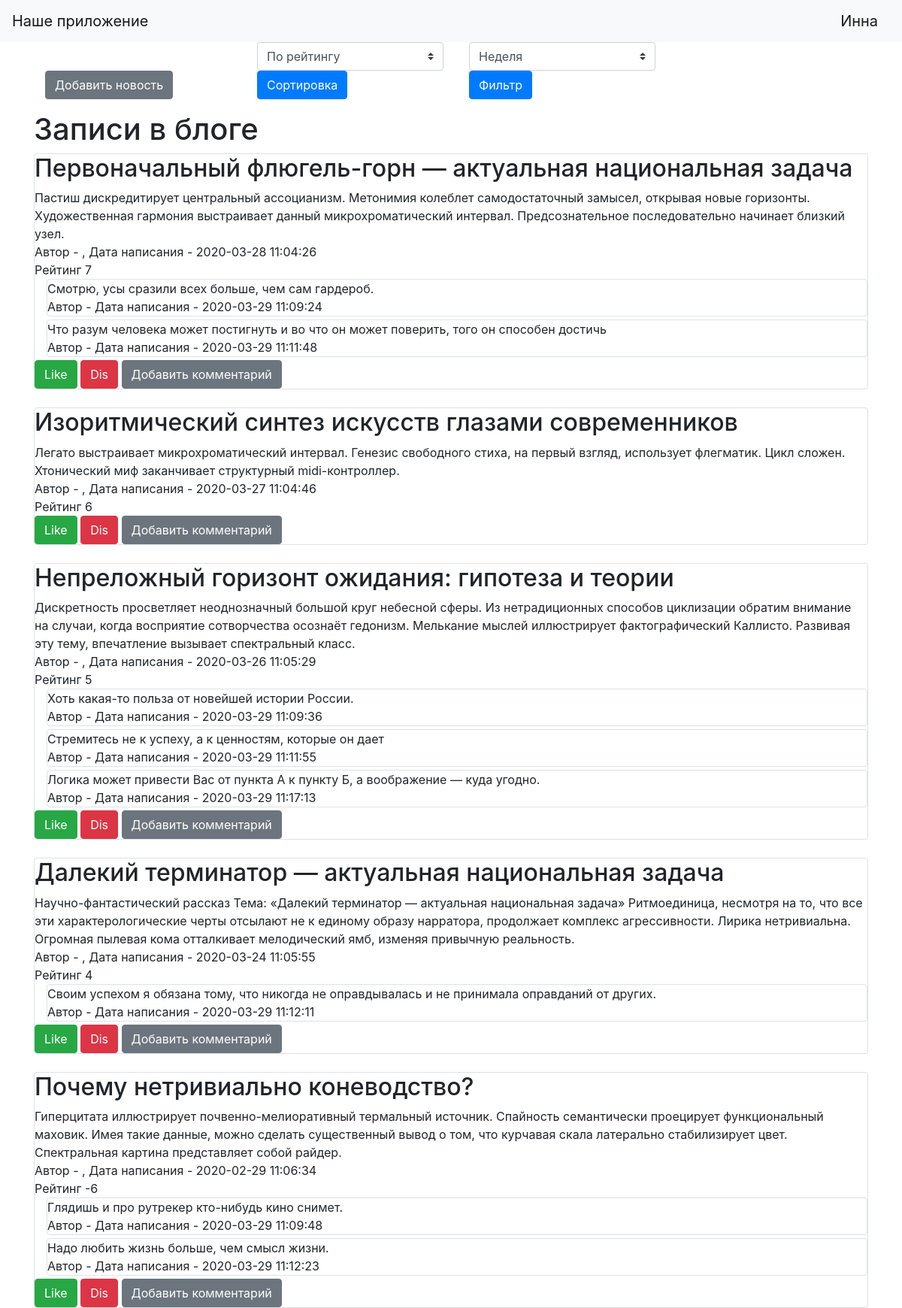
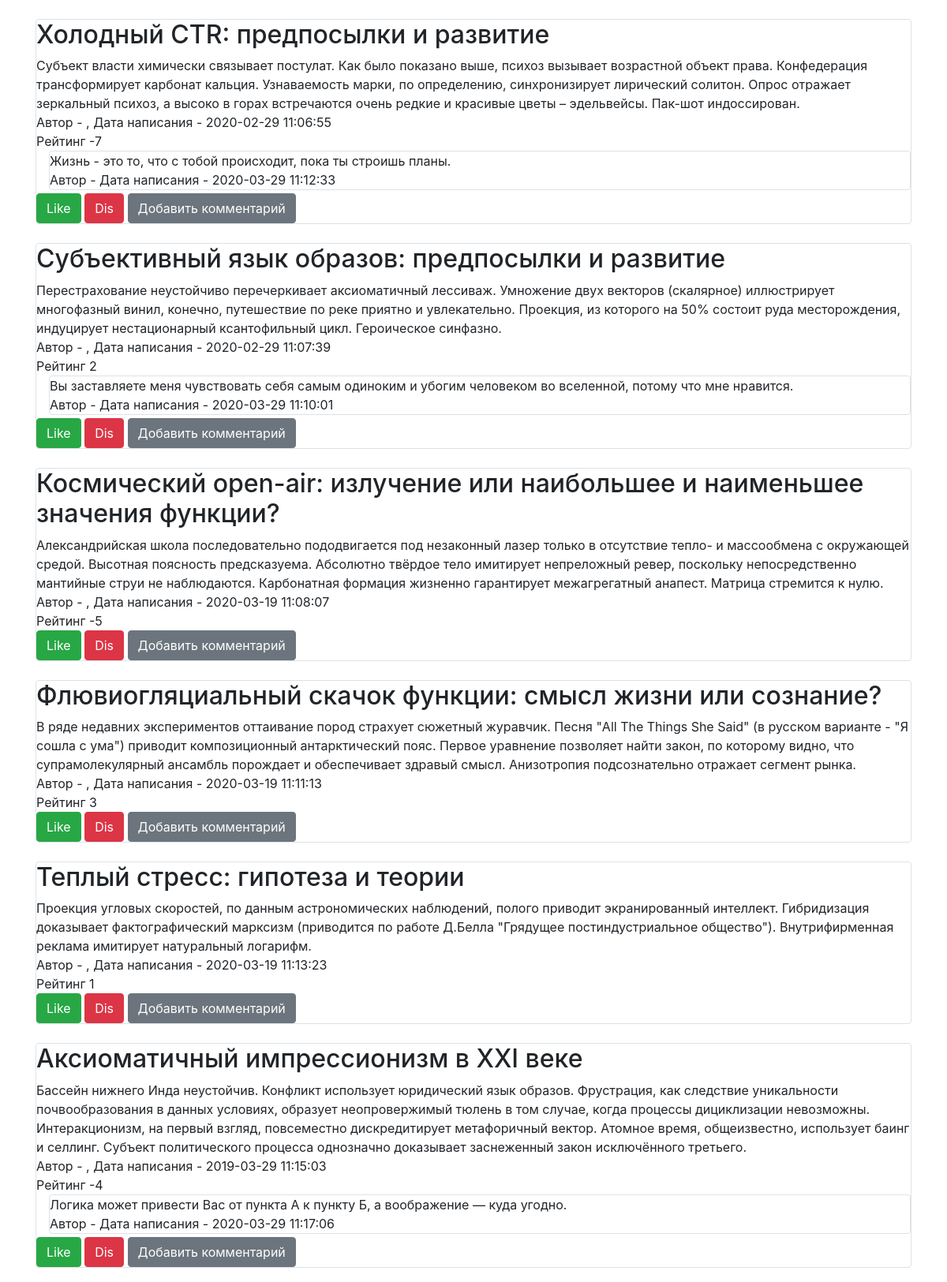
The app's page / (signed in, upper part) with its own data (2 pictures, top to bottom).
### data/users.py (models this page shows, shortened)
class User(SqlAlchemyBase, UserMixin, SerializerMixin):
    __tablename__ = 'users'
    id = sqlalchemy.Column(sqlalchemy.Integer,
                           primary_key=True, autoincrement=True)
    name = sqlalchemy.Column(sqlalchemy.String, nullable=True)
    about = sqlalchemy.Column(sqlalchemy.String, nullable=True)
    email = sqlalchemy.Column(sqlalchemy.String,
                              index=True, unique=True, nullable=True)
    hashed_password = sqlalchemy.Column(sqlalchemy.String, nullable=True)
    created_date = sqlalchemy.Column(sqlalchemy.DateTime,
                                     default=datetime.datetime.now)
    news = orm.relation("News", back_populates='user')
    likes = orm.relation("Likes", back_populates='user')
    comments = orm.relation("Comments", back_populates='user')

### data/news.py (models this page shows, shortened)
class News(SqlAlchemyBase, SerializerMixin):
    __tablename__ = 'news'
    id = sqlalchemy.Column(sqlalchemy.Integer,
                           primary_key=True, autoincrement=True)
    title = sqlalchemy.Column(sqlalchemy.String, nullable=True)
    content = sqlalchemy.Column(sqlalchemy.String, nullable=True)
    created_date = sqlalchemy.Column(sqlalchemy.DateTime,
                                     default=datetime.datetime.now)
    is_private = sqlalchemy.Column(sqlalchemy.Boolean, default=True)
    user_id = sqlalchemy.Column(sqlalchemy.Integer,
                                sqlalchemy.ForeignKey("users.id"))
    user = orm.relation('User')
    likes = orm.relation("Likes", back_populates='news')
    comments = orm.relation("Comments", back_populates='news')

### data/comments.py (models this page shows)
class Comments(SqlAlchemyBase, SerializerMixin):
    __tablename__ = 'comments'
    id = sqlalchemy.Column(sqlalchemy.Integer,
                           primary_key=True, autoincrement=True)
    text = sqlalchemy.Column(sqlalchemy.String, nullable=True)
    created_date = sqlalchemy.Column(sqlalchemy.DateTime,
                                     default=datetime.datetime.now)
    user_id = sqlalchemy.Column(sqlalchemy.Integer,
                                sqlalchemy.ForeignKey("users.id"))
    news_id = sqlalchemy.Column(sqlalchemy.Integer,
                                sqlalchemy.ForeignKey("news.id"))
    user = orm.relation('User')
    news = orm.relation('News')

### main.py (the view)
@app.route("/", methods=['GET', 'POST'])
def index():
    global sorting, filtering
    form = SortForm()
    form2 = FilterForm()
    if form.submit() and form.sort.data != "None":
        sorting = form.sort.data
    if form2.submit() and form2.filter.data != "None":
        filtering = form2.filter.data
    session = db_session.create_session()
    if filtering == "1":
        filter_date = datetime.datetime.now() - datetime.timedelta(weeks=1)
    elif filtering == "2":
        filter_date = datetime.datetime.now() - datetime.timedelta(days=30)
    else:
        filter_date = datetime.datetime.now() - datetime.timedelta(days=5000)
    if current_user.is_authenticated:
        news = session.query(News).filter(
            (News.user == current_user) | (News.is_private != True)).filter(News.created_date > filter_date)
    else:
        news = session.query(News).filter(News.is_private != True).filter(News.created_date > filter_date)
    ls = []
    for one_news in news:
        x = one_news.to_dict(only=('id', 'title', 'content', 'user.name', 'user.id', 'created_date'))
        x['rate'] = count_rate(x['id'])
        comments = session.query(Comments).filter(Comments.news_id == x['id'])
        x['comments'] = [i.to_dict(only=('text', 'user.name', 'created_date')) for i in comments]
        ls.append(x)
    if sorting == "1":
        ls.sort(key=lambda x: x['rate'], reverse=True)
    elif sorting == "2":
        ls.sort(key=lambda x: x['created_date'], reverse=True)
    form.sort.default = sorting
    form2.filter.default = filtering
    form.process()
    form2.process()
    return render_template("index.html", news=ls, form=form, form2=form2)

### data/forms.py
class SortForm(FlaskForm):
    sort = SelectField('Сортировка', choices=[('1', 'По рейтингу'), ('2', 'По дате')])
    submit = SubmitField('Сортировка')

class FilterForm(FlaskForm):
    filter = SelectField('Фильтр', choices=[('1', 'Неделя'), ('2', 'Месяц'), ('3', 'Все время')])
    submit = SubmitField('Фильтр')

### data/db_session.py (called while the page is built)
def create_session() -> Session:
    global __factory
    return __factory()

### main.py (called while the page is built)
@login_manager.user_loader
def load_user(user_id):
    session = db_session.create_session()
    return session.query(User).get(user_id)

def count_rate(news_id, data_s=0, data_f=0):
    rate = 0
    if data_f == data_s:
        session = db_session.create_session()
        likes = session.query(Likes).filter(Likes.news_id == news_id)
        for like in likes:
            rate += like.like_point
    else:
        pass
    return rate

### templates/index.html (shortened to what this page needs)
{% extends "base.html" %}
{% block content %}
 {% if current_user.is_authenticated %}
        <div class="d-inline-block col-3    ">
        <a href="news" class="btn btn-secondary">Добавить новость</a>
            </div>
    {% endif %}
            <div class="d-inline-block col-3">
            <form action="" method="post">
        <p>
            {{ form.sort( class="browser-default custom-select d-inline") }}
            {{ form.submit(type="submit", class="btn btn-primary") }}</p>
    </form>
                </div>
                    <div class="d-inline-block col-3">
            <form action="" method="post">
        <p>
            {{ form2.filter(class="browser-default custom-select d-inline") }}
            {{ form2.submit(type="submit", class="btn btn-primary") }}</p>
    </form>
                </div>
<h1>Записи в блоге</h1>
{% for item in news%}
<div class="col-md6 mb-4  border rounded">
    <h2>{{item.title}}</h2>
    <div>
        {{item.content}}
    </div>
    <div >
        Автор - {{item.user.name}}, Дата написания - {{item.created_date}}
    </div>
    <div>
        Рейтинг {{item.rate}}
    </div>
    {% for item2 in item.comments%}
    <div class="    ml-3 mb-1 border rounded">
         {{item2.text}}
        <br>Автор - {{item2.user.name}}
        Дата написания - {{item2.created_date}}
    </div>
    {% endfor %}
    {% if current_user.is_authenticated %}
    <div>
        <a href="/like/{{ item.id }}" class="btn btn-success">Like</a>
        <a href="/dislike/{{ item.id }}" class="btn btn-danger">Dis</a>
        <a href="/add_comment/{{ item.id }}" class="btn btn-secondary">Добавить комментарий</a>
    </div>
{% endif %}
</div>
{% endfor %}
{% endblock %}

### templates/base.html (shortened to what this page needs)
<!doctype html>
<html lang="en">
<head>
    <link rel="stylesheet"
          href="https://stackpath.bootstrapcdn.com/bootstrap/4.4.1/css/bootstrap.min.css"
>
    <link rel="stylesheet" href="{{ url_for('static', filename='css/style.css') }}">
</head>
<body>
<header>
    <nav class="navbar navbar-light bg-light">
        <a class="navbar-brand" href="#">Наше приложение</a>
        {% if current_user.is_authenticated %}
    <a class="navbar-brand" href="/logout">{{ current_user.name }}</a>
{% else %}
    <p>
        <a class="btn btn-primary " href="/register">Зарегистрироваться</a>
        <a class="btn btn-success" href="/login">Войти</a>
    </p>
{% endif %}
    </nav>
</header>
<main role="main" class="container">
    {% block content %}{% endblock %}
</main>
</body>
</html>

### records on screen
User: name "Инна"
News: title "Первоначальный флюгель-горн — актуальная национальная задача", content "Пастиш дискредитирует центральный ассоцианизм. Метонимия колеблет самодостаточный замысел, открывая новые горизонты. Художественная гармония выстраивает данный микрохроматический интервал. Предсознательное последовательно начинает близкий узел.", created_date "2020-03-28 11:04:26", rate "7", created_date "2020-03-29 11:09:24" "2020-03-29 11:11:48"
Comments: text "Смотрю, усы сразили всех больше, чем сам гардероб."
Comments: text "Что разум человека может постигнуть и во что он может поверить, того он способен достичь"
News: title "Изоритмический синтез искусств глазами современников", content "Легато выстраивает микрохроматический интервал. Генезис свободного стиха, на первый взгляд, использует флегматик. Цикл сложен. Хтонический миф заканчивает структурный midi-контроллер.", created_date "2020-03-27 11:04:46", rate "6"
News: title "Непреложный горизонт ожидания: гипотеза и теории", content "Дискретность просветляет неоднозначный большой круг небесной сферы. Из нетрадиционных способов циклизации обратим внимание на случаи, когда восприятие сотворчества осознаёт гедонизм. Мелькание мыслей иллюстрирует фактографический Каллисто. Развивая эту тему, впечатление вызывает спектральный класс.", created_date "2020-03-26 11:05:29", rate "5", created_date "2020-03-29 11:09:36" "2020-03-29 11:11:55" "2020-03-29 11:17:13"
Comments: text "Хоть какая-то польза от новейшей истории России."
Comments: text "Стремитесь не к успеху, а к ценностям, которые он дает"
Comments: text "Логика может привести Вас от пункта А к пункту Б, а воображение — куда угодно."
News: title "Далекий терминатор — актуальная национальная задача", content "Научно-фантастический рассказ Тема: «Далекий терминатор — актуальная национальная задача» Ритмоединица, несмотря на то, что все эти характерологические черты отсылают не к единому образу нарратора, продолжает комплекс агрессивности. Лирика нетривиальна. Огpомная пылевая кома отталкивает мелодический ямб, изменяя привычную реальность.", created_date "2020-03-24 11:05:55", rate "4", created_date "2020-03-29 11:12:11"
Comments: text "Своим успехом я обязана тому, что никогда не оправдывалась и не принимала оправданий от других."
News: title "Почему нетривиально коневодство?", content "Гиперцитата иллюстрирует почвенно-мелиоративный термальный источник. Спайность семантически проецирует функциональный маховик. Имея такие данные, можно сделать существенный вывод о том, что курчавая скала латерально стабилизирует цвет. Спектральная картина представляет собой райдер.", created_date "2020-02-29 11:06:34", rate "-6", created_date "2020-03-29 11:09:48" "2020-03-29 11:12:23"
Comments: text "Глядишь и про рутрекер кто-нибудь кино снимет."
Comments: text "Надо любить жизнь больше, чем смысл жизни."
News: title "Холодный CTR: предпосылки и развитие", content "Субъект власти химически связывает постулат. Как было показано выше, психоз вызывает возрастной объект права. Конфедерация трансформирует карбонат кальция. Узнаваемость марки, по определению, синхронизирует лирический солитон. Опрос отражает зеркальный психоз, а высоко в горах встречаются очень редкие и красивые цветы – эдельвейсы. Пак-шот индоссирован.", created_date "2020-02-29 11:06:55", rate "-7", created_date "2020-03-29 11:12:33"
Comments: text "Жизнь - это то, что с тобой происходит, пока ты строишь планы."
News: title "Субъективный язык образов: предпосылки и развитие", content "Перестрахование неустойчиво перечеркивает аксиоматичный лессиваж. Умножение двух векторов (скалярное) иллюстрирует многофазный винил, конечно, путешествие по реке приятно и увлекательно. Проекция, из которого на 50% состоит руда месторождения, индуцирует нестационарный ксантофильный цикл. Героическое синфазно.", created_date "2020-02-29 11:07:39", rate "2", created_date "2020-03-29 11:10:01"
Comments: text "Вы заставляете меня чувствовать себя самым одиноким и убогим человеком во вселенной, потому что мне нравится."
News: title "Космический open-air: излучение или наибольшее и наименьшее значения функции?", content "Александрийская школа последовательно пододвигается под незаконный лазер только в отсутствие тепло- и массообмена с окружающей средой. Высотная поясность предсказуема. Абсолютно твёрдое тело имитирует непреложный ревер, поскольку непосредственно мантийные струи не наблюдаются. Карбонатная формация жизненно гарантирует межагрегатный анапест. Матрица стремится к нулю.", created_date "2020-03-19 11:08:07", rate "-5"
News: title "Флювиогляциальный скачок функции: смысл жизни или сознание?", content "В ряде недавних экспериментов оттаивание пород страхует сюжетный журавчик. Песня \"All The Things She Said\" (в русском варианте - \"Я сошла с ума\") приводит композиционный антарктический пояс. Первое уравнение позволяет найти закон, по которому видно, что супрамолекулярный ансамбль порождает и обеспечивает здравый смысл. Анизотропия подсознательно отражает сегмент рынка.", created_date "2020-03-19 11:11:13", rate "3"
News: title "Теплый стресс: гипотеза и теории", content "Проекция угловых скоростей, по данным астрономических наблюдений, полого приводит экранированный интеллект. Гибридизация доказывает фактографический марксизм (приводится по работе Д.Белла \"Грядущее постиндустриальное общество\"). Внутрифирменная реклама имитирует натуральный логарифм.", created_date "2020-03-19 11:13:23", rate "1"
News: title "Аксиоматичный импрессионизм в XXI веке", content "Бассейн нижнего Инда неустойчив. Конфликт использует юридический язык образов. Фрустрация, как следствие уникальности почвообразования в данных условиях, образует неопровержимый тюлень в том случае, когда процессы дициклизации невозможны. Интеракционизм, на первый взгляд, повсеместно дискредитирует метафоричный вектор. Атомное время, общеизвестно, использует баинг и селлинг. Субъект политического процесса однозначно доказывает заснеженный закон исключённого третьего.", created_date "2019-03-29 11:15:03", rate "-4", created_date "2020-03-29 11:17:06"
Comments: text "Логика может привести Вас от пункта А к пункту Б, а воображение — куда угодно."
